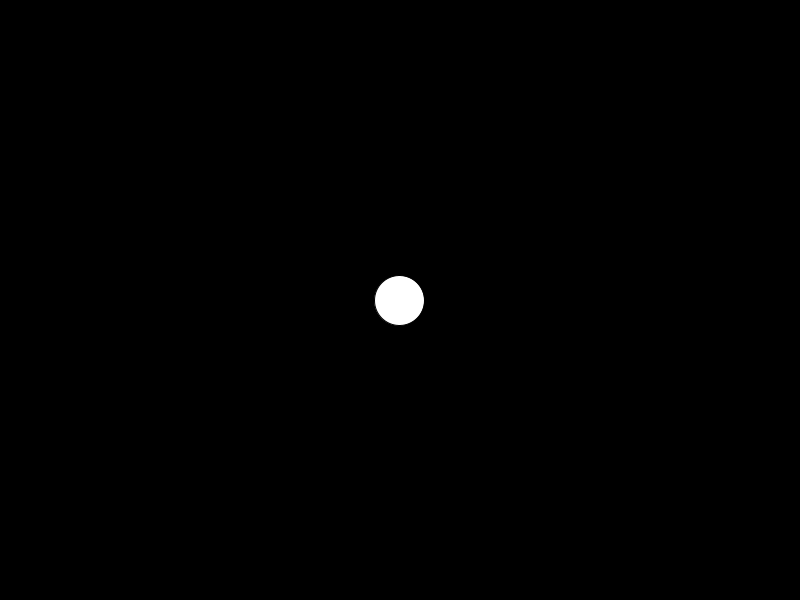
Frame 1 (no input)
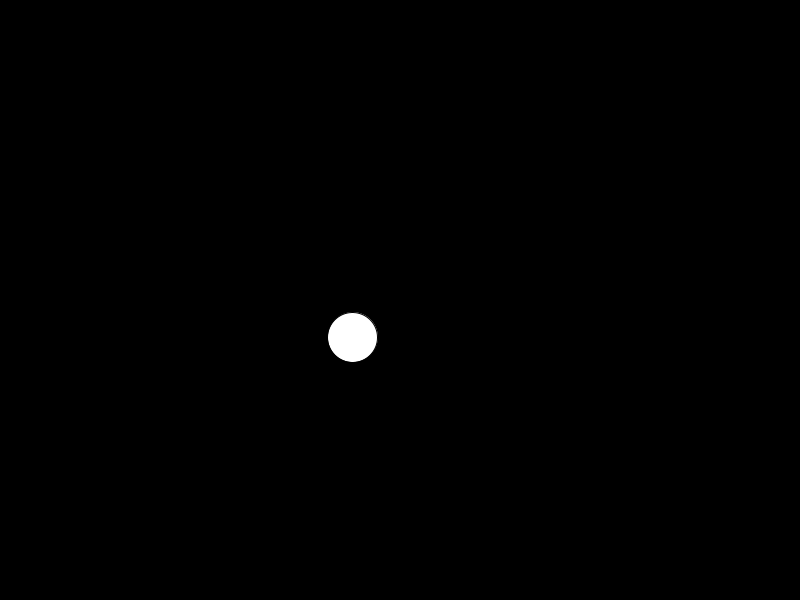
Frame 60 (the mouse pressed at the canvas centre just before this capture)
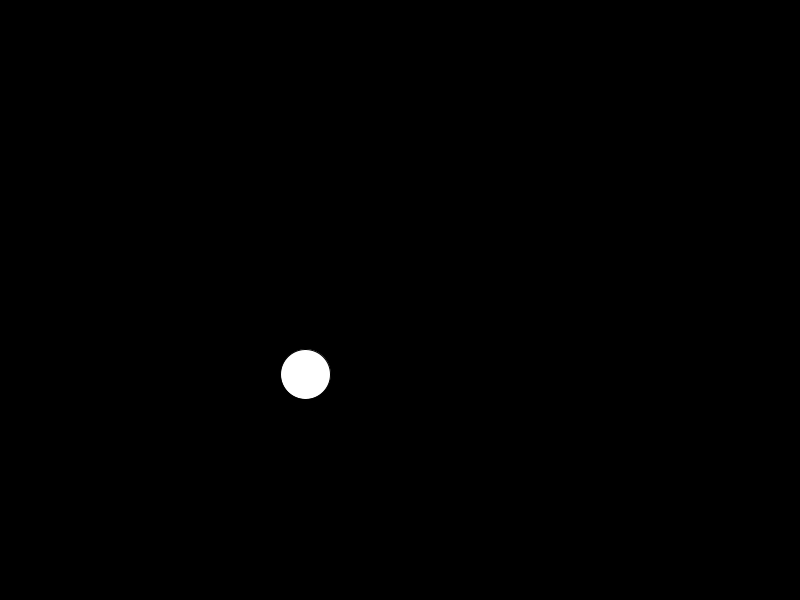
Frame 120 (the mouse held since frame 60 and released just before this capture)

The Processing sketch that drew these frames (run headless with seeded random() and noise(); from frame 60 on, the mouse is pressed at the canvas centre):

// Processing sketch: class_ball
// ── class_ball.pde
Ball b;    //declare new object


void setup() {
  size(800, 600);
  b = new Ball();    //initialize ball
}

void draw() {
  background(0);
  b.move();
  b.bounce();
  b.display();
}

class Ball {
  //properties of Ball class
  float sz;
  PVector loc, vel;

  Ball() {
    sz = 50;
    loc = new PVector(width/2, height/2);
    vel = PVector.random2D();
  }

  void display() {
    ellipse(loc.x, loc.y, sz, sz);
  }

  void move() {
    loc.add(vel);
  }

  void bounce() {
    if (loc.x + sz/2 > width || loc.x - sz/2 < 0) {
      vel.x *= -1;
    }
    if (loc.y + sz/2 > height || loc.y - sz/2 < 0) {
      vel.y *= -1;
    }
  }
}
